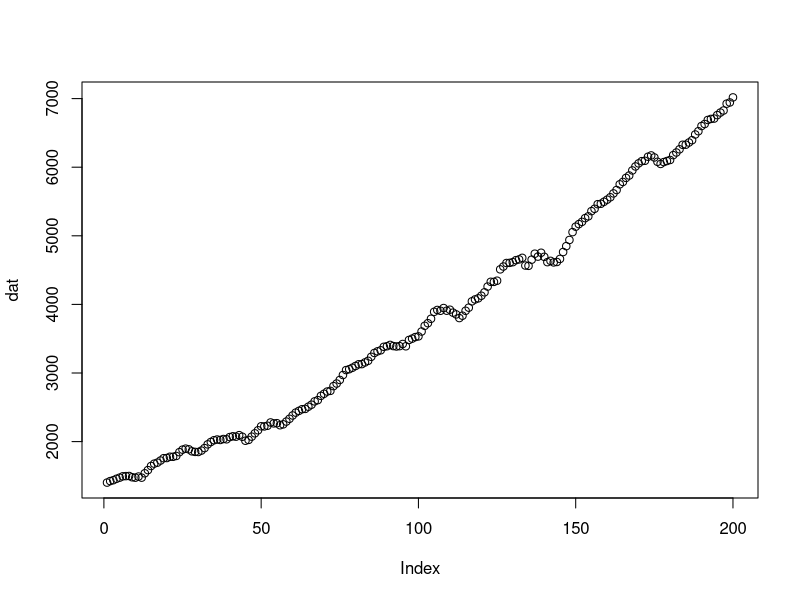
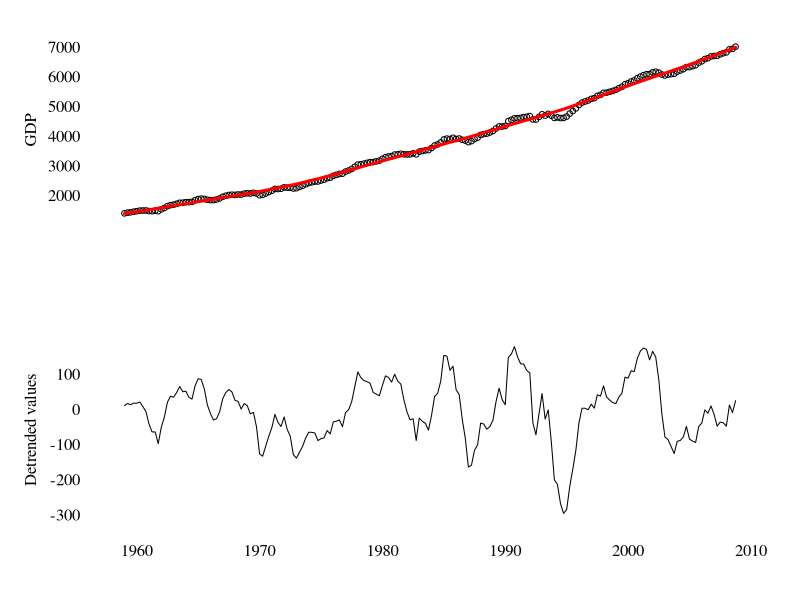

Write R code to recreate these figures, in order. (Note: this script raises an error after producing the figures.)
#### Detrending time-series data #####
## Method using penalised splines
## See for information on method:
## https://ideas.repec.org/p/got/gotcrc/131.html
## http://citeseerx.ist.psu.edu/viewdoc/summary?doi=10.1.1.372.6892

## Libraries
library(mgcv)
library(reshape)

## Start with trending data example
##  Quarterly GDP data 1959-2009 from Stock & Watson (2010)
dat<-scan("GDP.txt");plot(dat)
gdp<-ts(dat,frequency=4,start=c(1959,1))

## Set parameters
n=length(dat)
t=1:n
k=floor(n/3) # Number of knots

## Fit data using AR1 structure
d.gamm=gamm(dat~s(t,k=k,bs="cs"),correlation=corAR1())

## Subtract trend from time-series
gdp.trend<-ts(fitted(d.gamm$lme),frequency=4,start=c(1959,1))
gdp.dt<-ts(gdp-gdp.trend,frequency=4,start=c(1959,1)) # Detrended data

## Plot results
par(mfrow=c(2,1),mar=c(4,5,2,2),las=1,tck=.02,bty="n",family="serif")

# Upper panel: original data
plot(gdp,xlab="",ylab="GDP",type="p",pch=1,cex=.75,axes=FALSE)
lines(gdp.trend,col="red",lwd=3)
axis(2,tick=F, las=2)

# Lower panel: detrended data
plot(gdp.dt,type="l",xlab="",ylab="Detrended values",axes=FALSE)
axis(1,tick=F); axis(2,tick=F, las=2)

## Example with seasonal data 
## Monthly temperature data for Guatemala 1901-2013 (CRU) 
gtm<-read.csv("GTMTemp1901-2013.csv",header=TRUE,sep=",")
tmp<-ts(data,freq=12,start=c(1901,1))

## Reshape data to long
d<-melt(gtm,id="YEAR")
colnames(d)<-c("year","month","temperature")
d<-d[order(d$year,d$month),]
dat<-d$temperature

## Set parameters
n=length(dat)
t=1:n
k=floor(n/3) # Number of knots

## Fit data using AR1 structure (Can take a while)
d.gamm=gamm(dat~s(t,k=k,bs="cs"),correlation=corAR1())

## Subtract trend from time-series
# This basically creates anomalies
tmp.trend<-ts(fitted(d.gamm$lme),frequency=12,start=c(1901,1))
tmp.dt<-ts(tmp-tmp.trend,frequency=12,start=c(1901,1))

## Plot results
par(mfrow=c(2,1),mar=c(4,5,2,2),las=1,tck=.02,bty="n",family="serif")
# Upper panel: original data
plot(tmp,xlab="",ylab="Temperature",type="p",pch=1,cex=.75,axes=FALSE)
lines(tmp.trend,col="red",lwd=3)
axis(2,tick=F, las=2)

# Lower panel: detrended data
plot(tmp.dt,type="l",xlab="",ylab="Monthly anomalies",axes=FALSE)
axis(1,tick=F);axis(2,tick=F, las=2)
